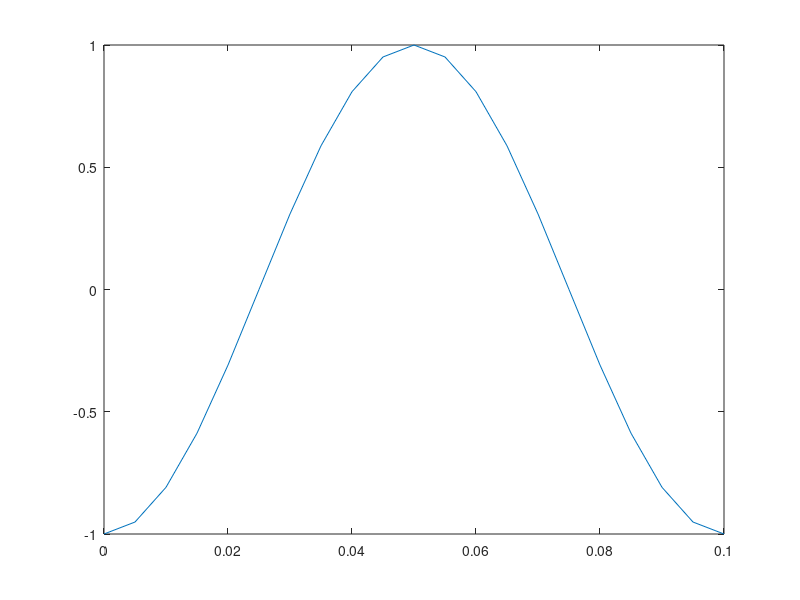

Reproduce this figure in MATLAB. (Note: this script raises an error after producing the figure.)
%% experiment_avg_vs_cov

f = 10;
fs = 200;
step = 1/fs;
T = 1/f;
t = 0:step:T;
a = -1*cos(2*pi*f*t);

plot(t,a);

%%
aet_analysis_power(a)

nsamples = length(a);
a_zero = a - mean(a);
a_power = trace(a_zero*a_zero'/nsamples)
a_power = trace(a*a'/nsamples)
a_power = mean(a_zero.^2)
a_power = mean(a.^2)

b = sqrt(length(b)/length(a))*[a zeros(1,400)];
aet_analysis_power(b)

nsamples = length(b);
b_zero = b - mean(b);
b_power = trace(b_zero*b_zero'/nsamples)
b_power = trace(b*b'/nsamples)
b_power = mean(b_zero.^2)
b_power = mean(b.^2)

%% compare covariance eigenvalues
% data set 1: ensemble average data with SNR 10 dB
% data set 2: single trial data with SNR 10 dB
dataset = {};

fprintf('\nmult17lag40 ensemble\n');
sim_file = 'sim_data_bem_1_100t_5000s';
source_file = 'mult_cort_src_17_lag40';
dataset{1} = SimDataSetEEG(sim_file,source_file,10,'iter',1);
check_eeg_svd(dataset{1}.get_full_filename(),'neig',10);

fprintf('\nmult17lag40 single\n');
sim_file = 'sim_data_bem_1_1000t_200s_keeptrials_snrpertrial';
source_file = 'mult_cort_src_17_lag40';
dataset{2} = SimDataSetEEG(sim_file,source_file,10,'iter',1);
check_eeg_svd(dataset{2}.get_full_filename(),'neig',10,'samples',1:200);

fprintf('\nmult18lag40 single\n');
sim_file = 'sim_data_bem_1_1000t_200s_keeptrials_snrpertrial';
source_file = 'mult_cort_src_18_lag40';
dataset{3} = SimDataSetEEG(sim_file,source_file,10,'iter',1);
check_eeg_svd(dataset{3}.get_full_filename(),'neig',10,'samples',1:200);